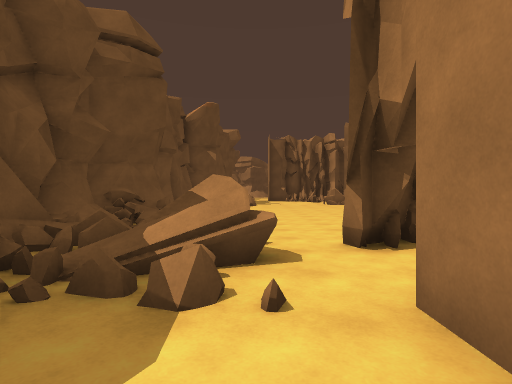
view 1 (above)

24 first-person views from a walk through a 3-D level made in the Unity game engine. The camera is 1.4 m above the floor, looks level and sees 80° across. The floor is counted in squares, 2 m on a side. Each view is taken from the middle of a square. On the plan, view 1 faces up. The plan holds only what a view shows up to about 10 squares ahead; the rest is blank. The place goes on beyond the plan.

view 2
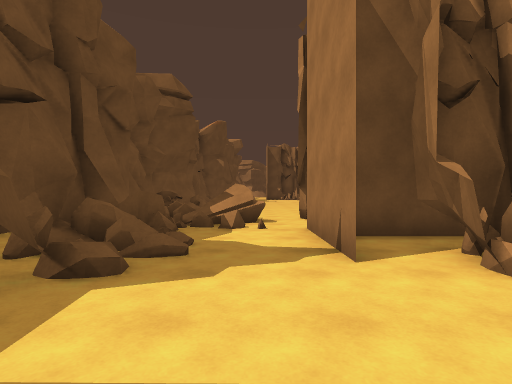

view 3
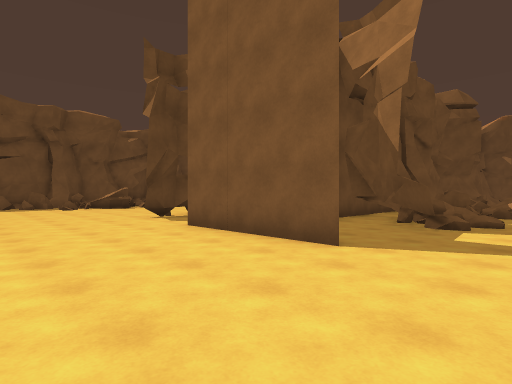

view 4
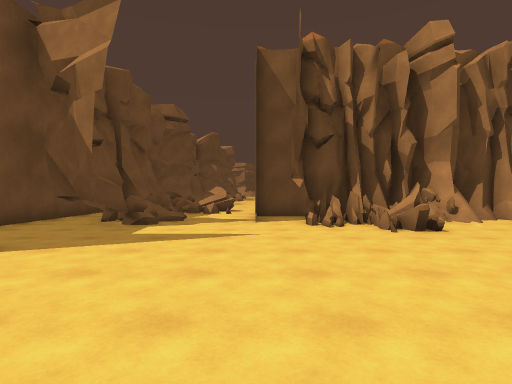

view 5
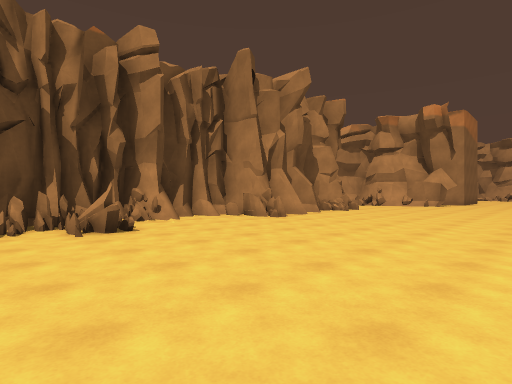

view 6
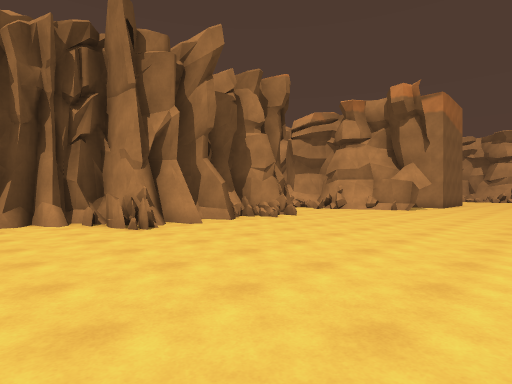

view 7
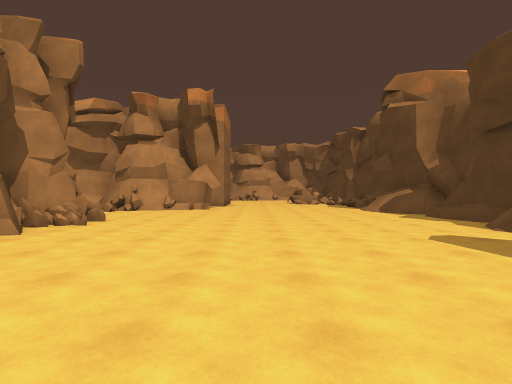

view 8
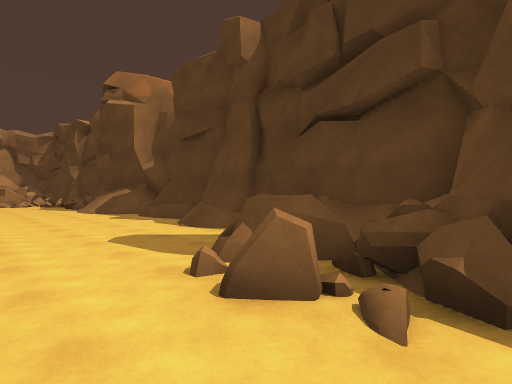

view 9
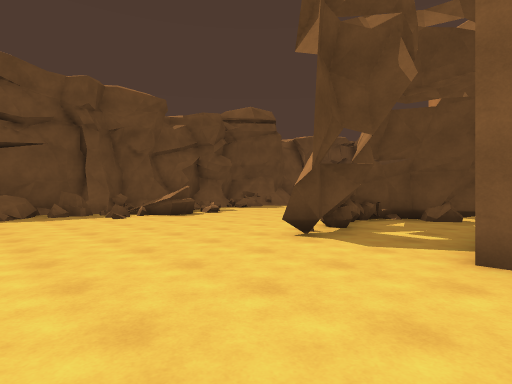

view 10
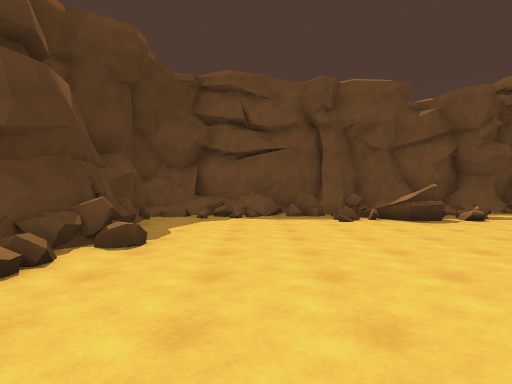

view 11
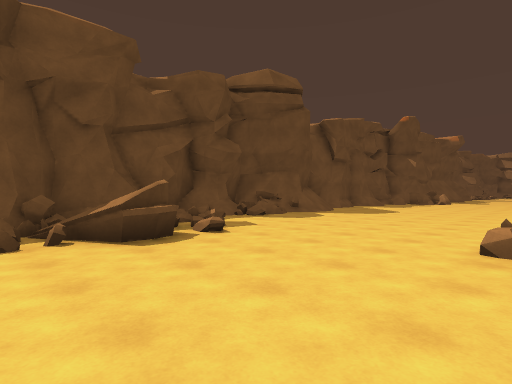

view 12
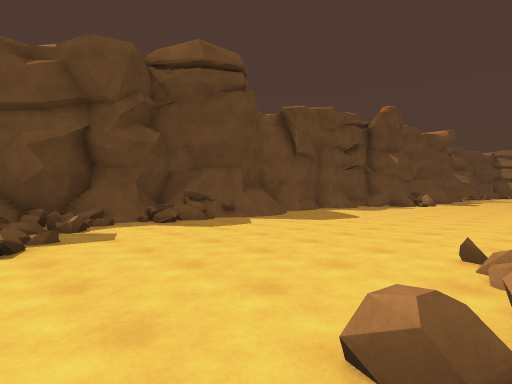

view 13
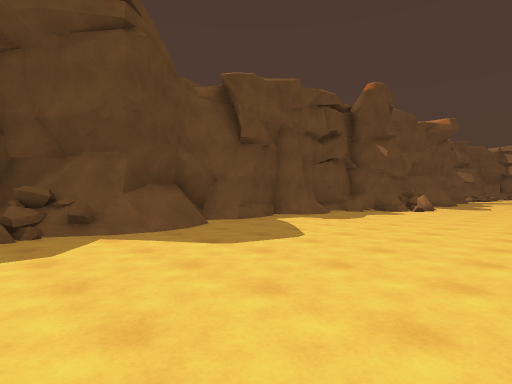

view 14
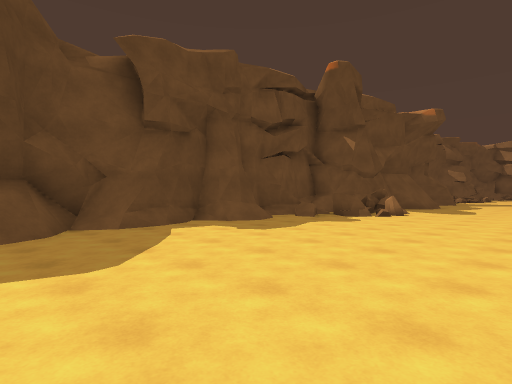

view 15
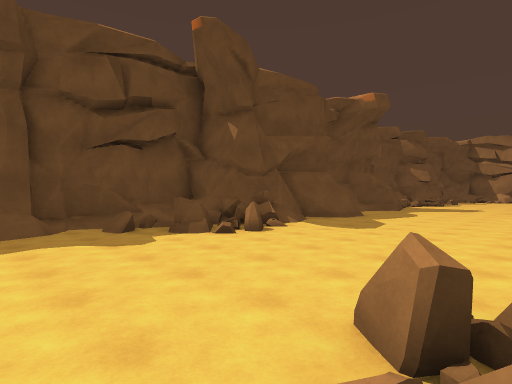

view 16
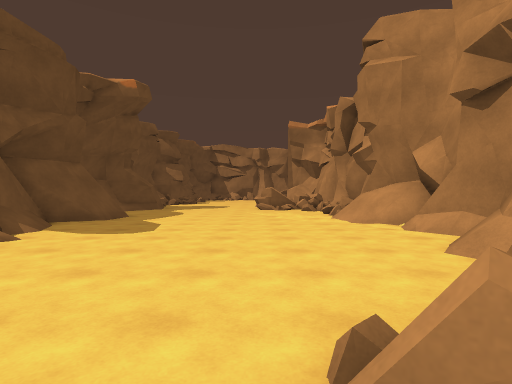

view 17
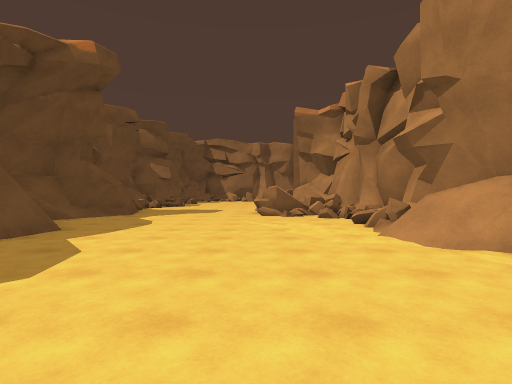

view 18
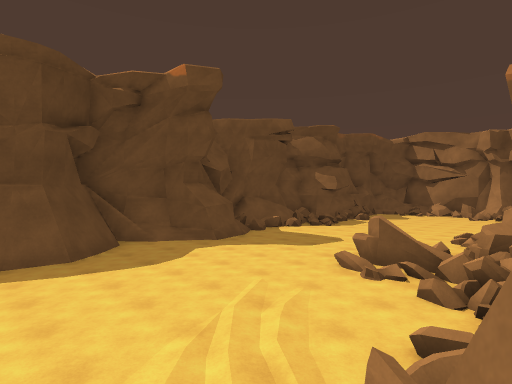

view 19
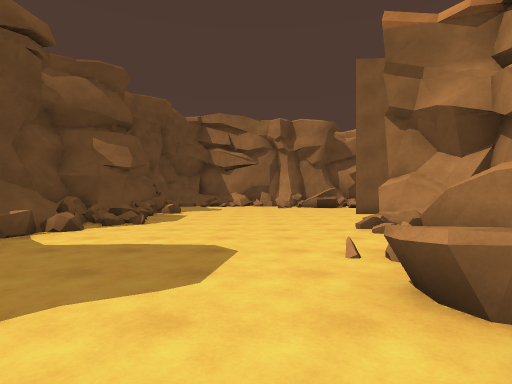

view 20
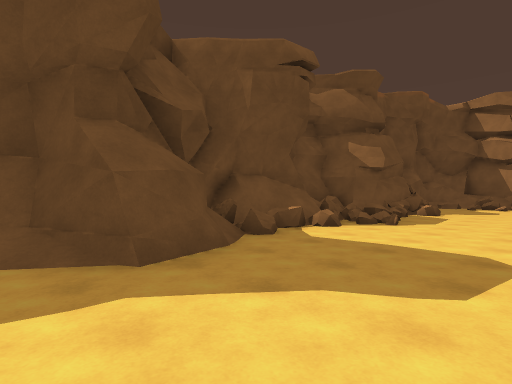

view 21
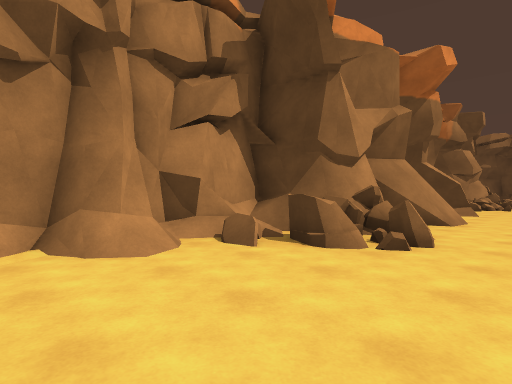

view 22
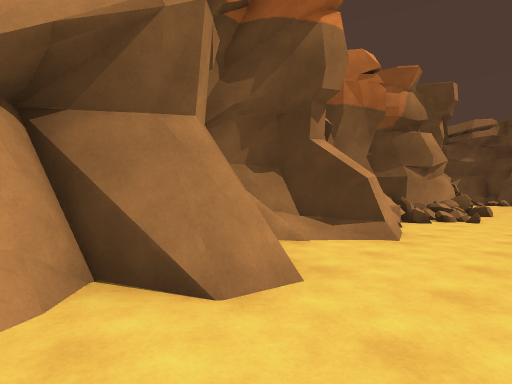

view 23
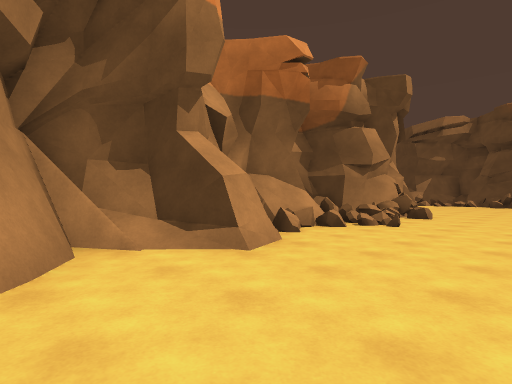

view 24
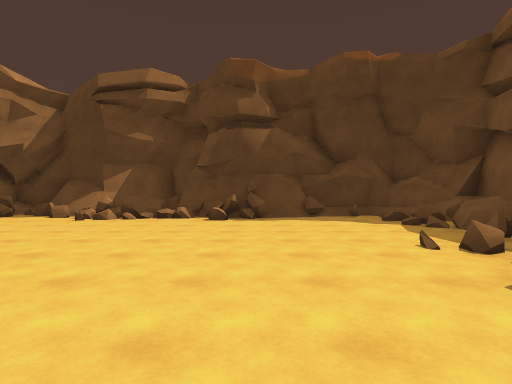

### Floor plan
Key: @ floor where view 1 was taken; # wall or solid block; . main floor; : floor 0.25 m higher than the main floor; + floor 0.5 m higher than the main floor; / step, stairs or slope; = window, fence, low wall or low ledge; ^ raised ledge.
Columns run from 17 left of view 1 to 17 right of it. Each row starts with its distance up from view 1.
 32   ##......#
 31 ###/......
 30 #=./......
 29  #=/.....#.
 28  #=/.....##
 27  #=.....=^
 26 ###......#
 25   #....===#
 24   ##...=#=#
 23  ##.....#=##
 22  ##......=##
 21 ###.......=#
 20   ##......=#
 19   ##.....=##
 18   #......//#
 17   #......./#
 16  ##=......##
 15 ###.......##
 14 ##^=......##
 13 ###=.....=##
 12 ###.....=^##
 11 ##......=###
 10 #/....../#        ..
  9 #/......##    #   ..
  8 #/......##   ##/  ..
  7 #/.......##  #==  ..
  6 #/....../+#  ##. ...
  5 ^//.....###   #= ..
  4 ##/......=    #=####
  3 #=.......##   #.###
  2 #=......###  .##==#
  1 #/......==###.#^..#
  0 ##/.....=##.#.#==@#########   #
 -1 #=#:....##..#.##..####.=.=######
 -2 ## #/....#..#..#.....#....=##.#...
 -3 ##===....#..# ....................
 -4 ####.....#..###...................
 -5 ##==...............................
 -6 ###................................
 -7 ##=................................
 -8 #==................................
 -9 #=#...##////..         =.==........
-10 #########.##=##        ##^##....../
-11  #####  #=#####        ######/////
-12                         ##########

Where each view was taken, in squares from view 1:
view 1: 0 up, 0 right, facing up
view 2: 4 down, 0 right, facing up
view 3: 8 down, 0 right, facing up-left
view 4: 8 down, 1 right, facing up
view 5: 8 down, 2 right, facing up-right
view 6: 8 down, 6 right, facing up-right
view 7: 6 down, 6 right, facing right
view 8: 7 down, 6 right, facing down-right
view 9: 8 down, 5 left, facing up-left
view 10: 7 down, 6 left, facing left
view 11: 5 down, 9 left, facing up-left
view 12: 2 down, 9 left, facing up-left
view 13: 2 up, 10 left, facing up-left
view 14: 5 up, 10 left, facing up-left
view 15: 10 up, 9 left, facing up-left
view 16: 11 up, 10 left, facing up
view 17: 14 up, 10 left, facing up
view 18: 18 up, 7 left, facing up-left
view 19: 22 up, 11 left, facing up
view 20: 22 up, 11 left, facing up-left
view 21: 16 up, 11 left, facing down-right
view 22: 10 up, 11 left, facing down-right
view 23: 8 up, 12 left, facing down-right
view 24: 1 down, 11 left, facing down
